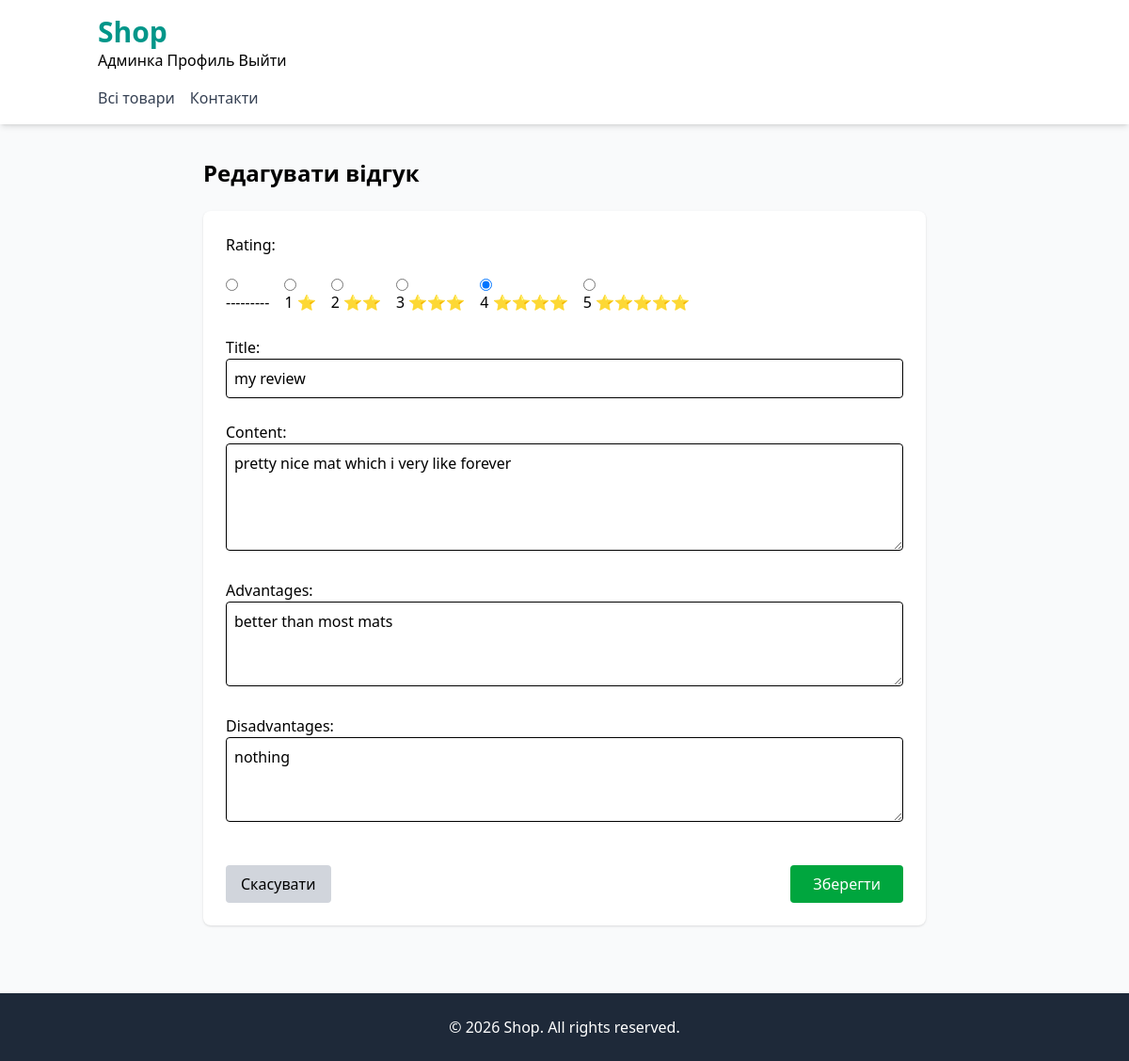
The app's page /reviews/edit/1/ (signed in) with its own data.
### apps/reviews/models.py (models this page shows, shortened)
class Review(models.Model):
    RATING_CHOICES = [(1,'1 ⭐'),(2,'2 ⭐⭐'),(3,'3 ⭐⭐⭐'),(4,'4 ⭐⭐⭐⭐'),(5,'5 ⭐⭐⭐⭐⭐')]
    product = models.ForeignKey(
        'main.Product',
        on_delete=models.CASCADE,
        related_name='reviews'
    )
    author = models.ForeignKey(User, on_delete=models.CASCADE)
    rating = models.IntegerField(choices=RATING_CHOICES,
                                 validators=[MinValueValidator(1), MaxValueValidator(5)])
    title = models.CharField(max_length=100)
    content = models.TextField(max_length=1000)
    advantages = models.TextField(blank=True)
    disadvantages = models.TextField(blank=True)
    created_at = models.DateTimeField(auto_now_add=True)
    updated_at = models.DateTimeField(auto_now=True)
    is_active = models.BooleanField(default=True)
    helpful_count = models.IntegerField(default=0)
    class Meta:
        unique_together = ['product','author']
        ordering = ['-created_at']

### apps/reviews/views.py (the view)
# urls.py: path('edit/<int:review_id>/', views.edit_review, name='edit_review'),
@login_required
def edit_review(request, review_id):
    review = get_object_or_404(Review, id=review_id)
    if review.author != request.user:
        return HttpResponseForbidden()
    if request.method == 'POST':
        form = ReviewForm(request.POST, instance=review)
        if form.is_valid():
            form.save()
            messages.success(request, "Відгук оновлено!")
            return redirect('main:product_detail', id=review.product.id, slug=review.product.slug)
    else:
        form = ReviewForm(instance=review)
    return render(request, 'reviews/edit_review.html', {'form': form, 'product': review.product})

### apps/reviews/forms.py (shortened to what this page needs)
class ReviewForm(forms.ModelForm):
    class Meta:
        model = Review
        fields = ['rating', 'title', 'content', 'advantages', 'disadvantages']
        widgets = {
            'rating': forms.RadioSelect(attrs={
                'class': 'flex space-x-4'
            }),
            'title': forms.TextInput(attrs={
                'class': 'w-full p-2 border rounded',
                'placeholder': 'Заголовок відгуку'
            }),
            'content': forms.Textarea(attrs={
                'class': 'w-full p-2 border rounded',
                'placeholder': 'Напишіть ваш відгук...',
                'rows': 4
            }),
            'advantages': forms.Textarea(attrs={
                'class': 'w-full p-2 border rounded',
                'placeholder': 'Переваги (необов’язково)',
                'rows': 3
            }),
            'disadvantages': forms.Textarea(attrs={
                'class': 'w-full p-2 border rounded',
                'placeholder': 'Недоліки (необов’язково)',
                'rows': 3
            }),
        }

### apps/accounts/views.py (called while the page is built)
    def __call__(self, request):
        if request.path.startswith('/admin/'):
            if not request.user.is_authenticated or not request.user.is_staff:
                return redirect('main:product_list')
        return self.get_response(request)

### apps/reviews/templates/reviews/edit_review.html (shortened to what this page needs)
{% extends "base.html" %}
{% block content %}
<div class="max-w-3xl mx-auto py-10">
    <h2 class="text-2xl font-bold mb-6">Редагувати відгук</h2>
    <form method="post" class="space-y-6 bg-white p-6 rounded-lg shadow">
        {{ form.as_p }}
        <div class="flex justify-between pt-4">
            <a href="{{ review.product.get_absolute_url }}"
               class="px-4 py-2 bg-gray-300 rounded hover:bg-gray-400">
                Скасувати
            </a>
            <button type="submit"
                    class="px-6 py-2 bg-green-600 text-white rounded hover:bg-green-700">
                Зберегти
            </button>
        </div>
    </form>
</div>
{% endblock %}

### records on screen
Review: rating "☐ --------- ☐ 1 ⭐ ☐ 2 ⭐⭐ ☐ 3 ⭐⭐⭐ ☑ 4 ⭐⭐⭐⭐ ☐ 5 ⭐⭐⭐⭐⭐", title "my review", content "pretty nice mat which i very like forever", advantages "better than most mats", disadvantages "nothing"
